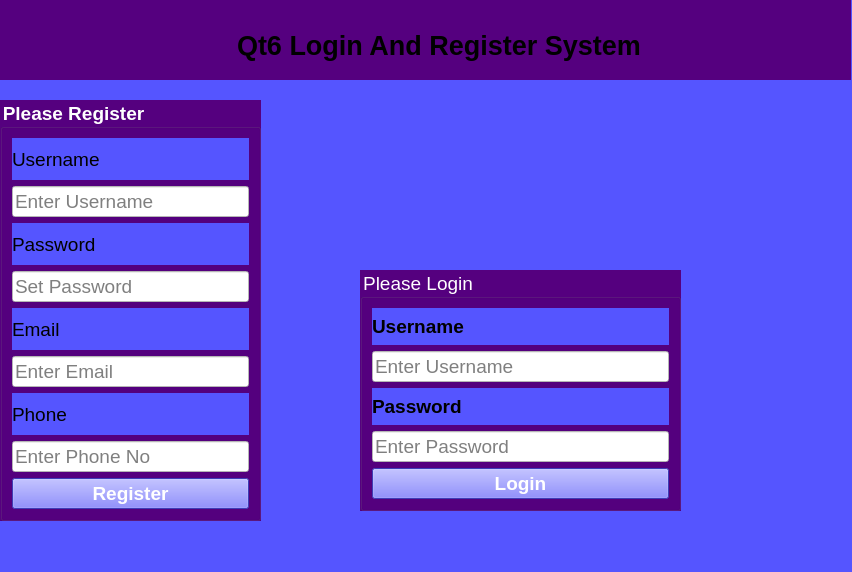
<?xml version="1.0" encoding="UTF-8"?>
<ui version="4.0">
 <class>MainWindow</class>
 <widget class="QMainWindow" name="MainWindow">
  <property name="geometry">
   <rect>
    <x>0</x>
    <y>0</y>
    <width>852</width>
    <height>572</height>
   </rect>
  </property>
  <property name="windowTitle">
   <string>Login And Register System</string>
  </property>
  <property name="windowIcon">
   <iconset theme="QIcon::ThemeIcon::SystemLockScreen"/>
  </property>
  <property name="styleSheet">
   <string notr="true">background-color: rgb(0, 0, 0);
background-color: rgb(255, 0, 255);
background-color: rgb(85, 85, 255);</string>
  </property>
  <widget class="QWidget" name="centralwidget">
   <widget class="QWidget" name="topPanel" native="true">
    <property name="geometry">
     <rect>
      <x>0</x>
      <y>0</y>
      <width>851</width>
      <height>80</height>
     </rect>
    </property>
    <property name="styleSheet">
     <string notr="true">background-color: rgb(85, 0, 127);</string>
    </property>
    <widget class="QWidget" name="">
     <property name="geometry">
      <rect>
       <x>20</x>
       <y>10</y>
       <width>621</width>
       <height>71</height>
      </rect>
     </property>
     <layout class="QHBoxLayout" name="horizontalLayout">
      <item>
       <widget class="QWidget" name="widget" native="true">
        <property name="styleSheet">
         <string notr="true">image: url(:/padlock-and-key-cartoon-illustration-free-vector.jpg);</string>
        </property>
       </widget>
      </item>
      <item>
       <widget class="QLabel" name="label">
        <property name="font">
         <font>
          <pointsize>20</pointsize>
          <bold>true</bold>
         </font>
        </property>
        <property name="styleSheet">
         <string notr="true">#label{
color:black;
}</string>
        </property>
        <property name="text">
         <string>Qt6 Login And Register System</string>
        </property>
       </widget>
      </item>
     </layout>
    </widget>
   </widget>
   <widget class="QGroupBox" name="Registerform">
    <property name="geometry">
     <rect>
      <x>0</x>
      <y>100</y>
      <width>261</width>
      <height>421</height>
     </rect>
    </property>
    <property name="font">
     <font>
      <pointsize>14</pointsize>
      <bold>true</bold>
     </font>
    </property>
    <property name="styleSheet">
     <string notr="true">#Registerform{
	color: rgb(255, 255, 0);
	background-color: rgb(85, 0, 127);
	background-color: rgb(85, 0, 127);
color:white;
}</string>
    </property>
    <property name="title">
     <string>Please Register</string>
    </property>
    <layout class="QVBoxLayout" name="verticalLayout_5">
     <item>
      <layout class="QVBoxLayout" name="verticalLayout">
       <item>
        <widget class="QLabel" name="label_2">
         <property name="font">
          <font>
           <pointsize>14</pointsize>
          </font>
         </property>
         <property name="text">
          <string>Username</string>
         </property>
        </widget>
       </item>
       <item>
        <widget class="QLineEdit" name="username">
         <property name="font">
          <font>
           <pointsize>14</pointsize>
          </font>
         </property>
         <property name="styleSheet">
          <string notr="true">background-color: rgb(255, 255, 255);</string>
         </property>
         <property name="placeholderText">
          <string>Enter Username</string>
         </property>
        </widget>
       </item>
      </layout>
     </item>
     <item>
      <layout class="QVBoxLayout" name="verticalLayout_2">
       <item>
        <widget class="QLabel" name="label_3">
         <property name="font">
          <font>
           <pointsize>14</pointsize>
          </font>
         </property>
         <property name="text">
          <string>Password</string>
         </property>
        </widget>
       </item>
       <item>
        <widget class="QLineEdit" name="password">
         <property name="font">
          <font>
           <pointsize>14</pointsize>
          </font>
         </property>
         <property name="styleSheet">
          <string notr="true">background-color: rgb(255, 255, 255);</string>
         </property>
         <property name="echoMode">
          <enum>QLineEdit::EchoMode::Password</enum>
         </property>
         <property name="placeholderText">
          <string>Set Password</string>
         </property>
        </widget>
       </item>
      </layout>
     </item>
     <item>
      <layout class="QVBoxLayout" name="verticalLayout_3">
       <item>
        <widget class="QLabel" name="label_4">
         <property name="font">
          <font>
           <pointsize>14</pointsize>
          </font>
         </property>
         <property name="text">
          <string>Email</string>
         </property>
        </widget>
       </item>
       <item>
        <widget class="QLineEdit" name="email">
         <property name="font">
          <font>
           <pointsize>14</pointsize>
          </font>
         </property>
         <property name="styleSheet">
          <string notr="true">background-color: rgb(255, 255, 255);</string>
         </property>
         <property name="placeholderText">
          <string>Enter Email</string>
         </property>
        </widget>
       </item>
      </layout>
     </item>
     <item>
      <layout class="QVBoxLayout" name="verticalLayout_4">
       <item>
        <widget class="QLabel" name="label_5">
         <property name="font">
          <font>
           <pointsize>14</pointsize>
          </font>
         </property>
         <property name="text">
          <string>Phone</string>
         </property>
        </widget>
       </item>
       <item>
        <widget class="QLineEdit" name="phone">
         <property name="font">
          <font>
           <pointsize>14</pointsize>
          </font>
         </property>
         <property name="styleSheet">
          <string notr="true">background-color: rgb(255, 255, 255);</string>
         </property>
         <property name="placeholderText">
          <string>Enter Phone No</string>
         </property>
        </widget>
       </item>
      </layout>
     </item>
     <item>
      <widget class="QPushButton" name="registerBtn">
       <property name="font">
        <font>
         <pointsize>14</pointsize>
         <bold>true</bold>
        </font>
       </property>
       <property name="styleSheet">
        <string notr="true">#registerBtn{

color:white;
background-color; yellow;
border -width:0px;
border -radius:4px;
text -color: black;

}</string>
       </property>
       <property name="text">
        <string>Register</string>
       </property>
      </widget>
     </item>
    </layout>
   </widget>
   <widget class="QGroupBox" name="loginform">
    <property name="geometry">
     <rect>
      <x>360</x>
      <y>270</y>
      <width>321</width>
      <height>241</height>
     </rect>
    </property>
    <property name="font">
     <font>
      <pointsize>14</pointsize>
      <bold>false</bold>
     </font>
    </property>
    <property name="styleSheet">
     <string notr="true">#loginform{
	color: rgb(255, 255, 0);
	background-color: rgb(85, 0, 127);
	background-color: rgb(85, 0, 127);
color:white;
}</string>
    </property>
    <property name="title">
     <string>Please Login</string>
    </property>
    <layout class="QVBoxLayout" name="verticalLayout_8">
     <item>
      <layout class="QVBoxLayout" name="verticalLayout_6">
       <item>
        <widget class="QLabel" name="label_6">
         <property name="font">
          <font>
           <pointsize>14</pointsize>
           <bold>true</bold>
          </font>
         </property>
         <property name="text">
          <string>Username</string>
         </property>
        </widget>
       </item>
       <item>
        <widget class="QLineEdit" name="lineEdit">
         <property name="font">
          <font>
           <pointsize>14</pointsize>
          </font>
         </property>
         <property name="styleSheet">
          <string notr="true">background-color: rgb(255, 255, 255);</string>
         </property>
         <property name="placeholderText">
          <string>Enter Username</string>
         </property>
        </widget>
       </item>
      </layout>
     </item>
     <item>
      <layout class="QVBoxLayout" name="verticalLayout_7">
       <item>
        <widget class="QLabel" name="label_7">
         <property name="font">
          <font>
           <pointsize>14</pointsize>
           <bold>true</bold>
          </font>
         </property>
         <property name="text">
          <string>Password</string>
         </property>
        </widget>
       </item>
       <item>
        <widget class="QLineEdit" name="lineEdit_2">
         <property name="font">
          <font>
           <pointsize>14</pointsize>
          </font>
         </property>
         <property name="styleSheet">
          <string notr="true">background-color: rgb(255, 255, 255);</string>
         </property>
         <property name="echoMode">
          <enum>QLineEdit::EchoMode::Password</enum>
         </property>
         <property name="placeholderText">
          <string>Enter Password</string>
         </property>
        </widget>
       </item>
      </layout>
     </item>
     <item>
      <widget class="QPushButton" name="loginBtn">
       <property name="font">
        <font>
         <pointsize>14</pointsize>
         <bold>true</bold>
        </font>
       </property>
       <property name="styleSheet">
        <string notr="true">#loginBtn{

color:white;
background-color; yellow;
border -width:0px;
border -radius:4px;
text -color: black;

}</string>
       </property>
       <property name="text">
        <string>Login</string>
       </property>
      </widget>
     </item>
    </layout>
   </widget>
  </widget>
 </widget>
 <resources/>
 <connections/>
</ui>
